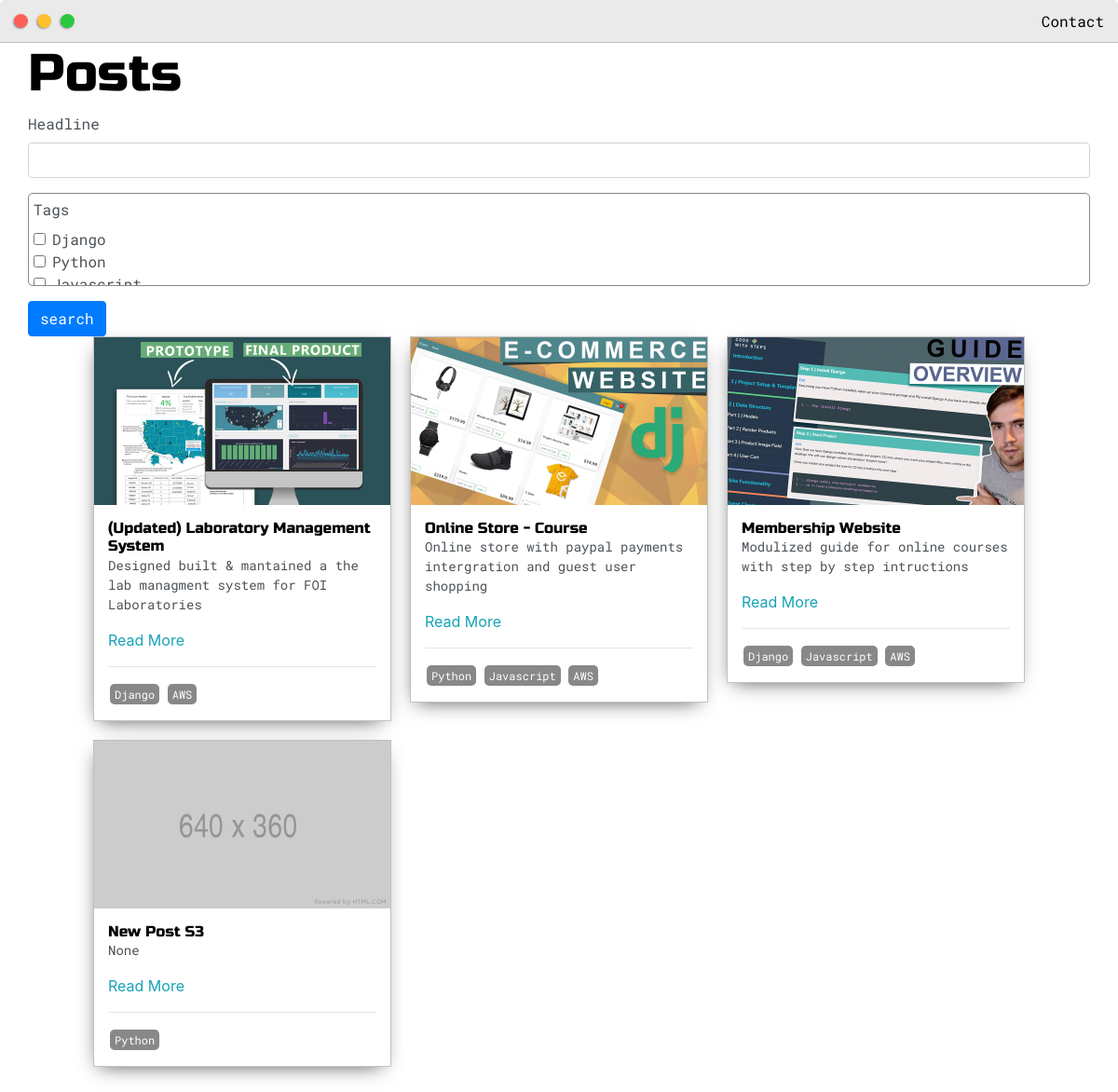
/posts/, run on the app's committed database.
### base/models.py (models this page shows, shortened)
class Post(models.Model):
	headline = models.CharField(max_length=200)
	sub_headline = models.CharField(max_length=200, null=True, blank=True)
	thumbnail = models.ImageField(null=True, blank=True, upload_to="images", default="/images/placeholder.png")
	body = RichTextUploadingField(null=True, blank=True)
	created = models.DateTimeField(auto_now_add=True)
	active = models.BooleanField(default=False)
	featured = models.BooleanField(default=False)
	tags = models.ManyToManyField(Tag, null=True, blank=True)
	slug = models.SlugField(null=True, blank=True)

class Tag(models.Model):
	name = models.CharField(max_length=200)
	def __str__(self):
		return self.name

### base/views.py (the view)
# urls.py: path('posts/', views.posts, name="posts"),
def posts(request):
	posts = Post.objects.filter(active=True)
	myFilter = PostFilter(request.GET, queryset=posts)
	posts = myFilter.qs
	page = request.GET.get('page')
	paginator = Paginator(posts, 5)
	try:
		posts = paginator.page(page)
	except PageNotAnInteger:
		posts = paginator.page(1)
	except EmptyPage:
		posts = paginator.page(paginator.num_pages)
	context = {'posts':posts, 'myFilter':myFilter}
	return render(request, 'base/posts.html', context)

### base/templates/base/posts.html (shortened to what this page needs)
{% extends 'base/main.html' %}
{% load static %}
{% load crispy_forms_tags %}
{% block content %}
<div class="main-container">
	<h1>Posts</h1>
	<form id="searchForm" method="GET">
		{{myFilter.form|crispy}}
		<input class="btn btn-primary" type="submit" value="search">
	</form>
	<div class="post-wrapper">
		{% for post in posts %}
		<div>
			<div class="post">
				<img class="thumbnail" src="{{post.thumbnail.url}}">
				<div class="post-preview">
					<h6 class="post-title">{{post.headline}}</h6>
					<p class="post-intro">{{post.sub_headline}}</p>
					<a href="{% url 'post' post.slug %}">Read More</a>
					<hr>
					{% for tag in post.tags.all %}
						<span class="tag">{{tag}}</span>
					{% endfor %}
				</div>
			</div>
		</div>
		{% empty %}
			<h3>No posts found...</h3>
		{% endfor %}
	</div>
</div>
{% endblock content %}

### base/templates/base/main.html (shortened to what this page needs)
<!DOCTYPE html>
{% load static %}
<html>
<head>
	<link rel="stylesheet" href="https://maxcdn.bootstrapcdn.com/bootstrap/4.0.0/css/bootstrap.min.css">
	<link rel="stylesheet" type="text/css" href="{% static 'css/default.css' %}">
</head>
<body>
	{% include 'base/navbar.html' %}
	{% block content %}{% endblock content %}
</body>
</html>

### base/templates/base/navbar.html (shortened to what this page needs)
{% load static %}
<div class="nav-wrapper">
	<a href="{% url 'home' %}">
		<div class="dots-wrapper">
			<div id="dot-1" class="browser-dot"></div>
			<div id="dot-2" class="browser-dot"></div>
			<div id="dot-3" class="browser-dot"></div>
		</div>
	</a>
	<ul id="navigation">
		<li><a href="{% url 'home' %}#contact">Contact</a></li>
	</ul>
</div>

### static/css/default.css (style rules this page uses)
:root { --mainColor:#eaeaea; --secondaryColor:#fff; --borderColor:#c1c1c1; --mainText:black; --secondaryText:#4b5156; --themeDotBorder:#24292e; --previewBg:rgb(251, 249, 243, 0.8); --previewShadow:#f0ead6; --buttonColor:black; }
html, body { padding: 0; margin: 0; scroll-behavior: smooth; }
body * { transition: 0.3s; }
h1, h2, h3, h4, h5, h6, strong { color: var(--mainText); font-family: 'Russo One', sans-serif; font-weight: 500; }
p, li, span, label, input, textarea { color: var(--secondaryText); font-family: 'Roboto Mono', monospace; }
a { text-decoration: none; color:#17a2b8; }
ul { list-style: none; }
h1 { font-size: 56px; }
h6 { font-size: 16px; }
.main-container { width: 1200px; margin: 0 auto; }
.nav-wrapper { border-radius:5px 5px 0 0; grid-area:nav-wrapper; border-bottom: 1px solid var(--borderColor); display: flex; justify-content: space-between; align-items: center; background-color: var(--mainColor); }
#navigation a { color:var(--mainText); }
#navigation { margin:0; padding: 10px; }
#navigation li { display: inline-block; margin-right: 5px; margin-left:5px; }
.dots-wrapper { display: flex; padding: 10px; }
#dot-1 { background-color: #FC6058; }
#dot-2 { background-color: #FEC02F; }
#dot-3 { background-color: #2ACA3E; }
.browser-dot { background-color: black; height: 15px; width: 15px; border-radius: 50%; margin: 5px; -webkit-box-shadow: -1px 1px 3px -1px rgba(0,0,0,0.75); -moz-box-shadow: -1px 1px 3px -1px rgba(0,0,0,0.75); box-shadow: -1px 1px 3px -1px rgba(0,0,0,0.75); }
.post-wrapper { display: grid; grid-template-columns: repeat(auto-fit, 320px); gap:20px; justify-content: center; padding-bottom: 50px; }
.post { border:1px solid var(--borderColor); -webkit-box-shadow: -2px 7px 21px -9px rgba(0,0,0,0.75); -moz-box-shadow: -2px 7px 21px -9px rgba(0,0,0,0.75); box-shadow: -2px 7px 21px -9px rgba(0,0,0,0.75); }
.thumbnail { display: block; width: 100%; height:180px; object-fit: cover; }
.post-preview { background-color: #fff; padding:15px; }
.post-title { color:black; margin: 0; }
.post-intro { color:#4b5156; font-size: 14px; }
.tag { display:inline-block; color:#fff; background-color: #888; border-radius: 5px; margin: 2px; padding: 2px 5px; font-size: 12px; }
@media screen and (max-width: 1200px) { .main-container { width: 95%; } }

### base/templates/base/posts.html (style rules this page uses)
#div_id_tags, #id_tags { overflow-y: scroll; max-height: 100px; border-radius: 5px; padding: 5px; border:1px solid #888; }

### data on the page
Post: thumbnail (picture), headline "(Updated) Laboratory Management System", sub_headline "Designed built & mantained a the lab managment system for FOI Laboratories"
Tag: name "Django"
Tag: name "AWS"
Post: thumbnail (picture), headline "Online Store - Course", sub_headline "Online store with paypal payments intergration and guest user shopping"
Tag: name "Python"
Tag: name "Javascript"
Post: thumbnail (picture), headline "Membership Website", sub_headline "Modulized guide for online courses with step by step intructions"
Post: thumbnail (placeholder picture), headline "New Post S3", sub_headline "None"
